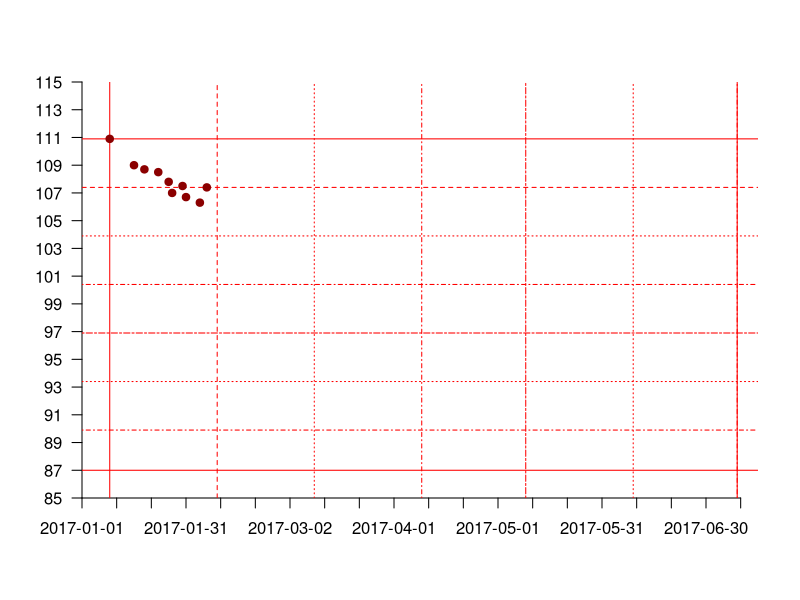

This chart was generated by the following R code:
dates <- as.Date(c("2017-01-09",
                   "2017-01-16",
                   "2017-01-19",
                   "2017-01-23",
                   "2017-01-26",
                   "2017-01-27",
                   "2017-01-30",
                   "2017-01-31",
                   "2017-02-04",
                   "2017-02-06"))

vals <- c(110.9,
          109.0,
          108.7,
          108.5,
          107.8,
          107.0,
          107.5,
          106.7,
          106.3,
          107.4)

plot(dates,
     vals,
     col="black",
     pch=3,
     type="n",
     xaxt="n",
     yaxt="n",
     xaxs="i",
     yaxs="i",
     xlab="",
     ylab="",
     bty="n",
     ylim=c(85,115),
     xlim=as.Date(c("2017-01-01",
                    "2017-07-15")))

axis(1, 
     at=seq(as.Date(c("2017-01-01")),
            as.Date(c("2017-07-15")),
            by=10),
     labels=seq(as.Date(c("2017-01-01")),
                as.Date(c("2017-07-15")),
                by=10))

axis(2, 
     at=seq(85,
            115,
            by=2),
     las=1)

abline(h=110.9,
       col="red")
abline(h=87,
       col="red")
abline(v=as.Date("2017-01-09"),
       col="red")
abline(v=as.Date("2017-07-09"),
       col="red")

#feb
abline(v=as.Date("2017-02-09"),
       col="red",
       lty=2)
abline(h=107.4,
       col="red",
       lty=2)
#mar
abline(v=as.Date("2017-03-09"),
       col="red",
       lty=3)
abline(h=103.9,
       col="red",
       lty=3)
#apr
abline(v=as.Date("2017-04-09"),
       col="red",
       lty=4)
abline(h=100.4,
       col="red",
       lty=4)
#may
abline(v=as.Date("2017-05-09"),
       col="red",
       lty=6)
abline(h=96.9,
       col="red",
       lty=6)
#jun
abline(v=as.Date("2017-06-09"),
       col="red",
       lty=3)
abline(h=93.4,
       col="red",
       lty=3)
#jul
abline(v=as.Date("2017-07-09"),
       col="red",
       lty=4)
abline(h=89.9,
       col="red",
       lty=4)


points(dates,
       vals,
       col="darkred",
       pch=19)
